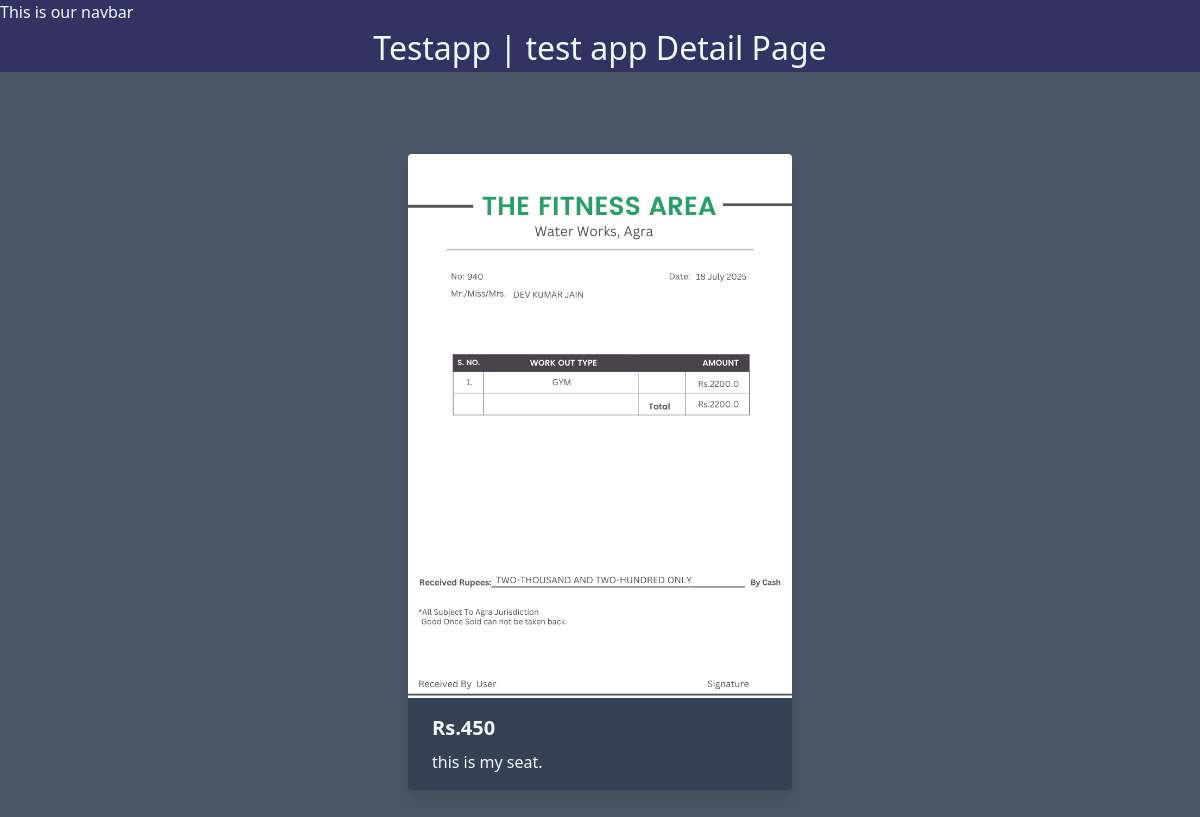
The page /testapp/1/ on the database its author committed.
### testapp/models.py (models this page shows, shortened)
class testappVariety(models.Model):
    TEST_TYPE_CHOICE = [
        ('MD', 'Middle'),
        ('WD', 'Window'),
        ('AL', 'Aile'),
    ]
    name = models.CharField(max_length=50)
    image = models.ImageField(upload_to='testapps/')
    date_added = models.DateTimeField(default=timezone.now)
    type = models.CharField(max_length=2, choices=TEST_TYPE_CHOICE)
    description = models.TextField(default='')
    price = models.TextField(default='')

### testapp/views.py (the view)
# urls.py: path('<int:seat_id>/', views.seat_detail, name ='seat_detail'),
def seat_detail(request, seat_id):
    seat = get_object_or_404(testappVariety, pk=seat_id)
    return render(request, 'testapp/testapp_detail.html', {'seat': seat})

### testapp/templates/testapp/testapp_detail.html (shortened to what this page needs)
{% extends "layout.html" %}
{% block content %}
<h1>Testapp | test app Detail Page</h1>
<div class="flex justify-center items-center min-h-screen bg-gray-600 ">
    <div class="max-w-sm rounded overflow-hidden shadow-lg">
        <img class="w-full" src="{{seat.image.url}}" alt="Sunset in the mountains">
        <div class="px-6 py-4 bg-gray-700">
          <div class="font-bold text-xl mb-2">Rs.{{seat.price}}</div>
          <p class="text-shadow-indigo-200 text-base">
            {{seat.description}}
          </p>
        </div>
    </div>
</div>
{% endblock %}

### static/style.css (style rules this page uses)
body { background-color: rgb(50, 50, 99); color:aliceblue; }
h1 { text-align: center; font-size: 2em; }

### rows shown on the page
testappVariety: image (picture), price "450", description "this is my seat."
